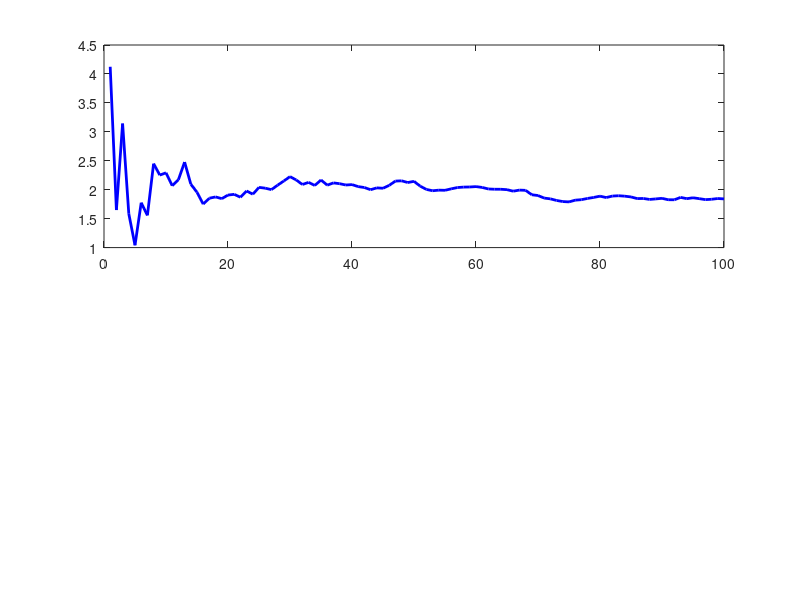

Reproduce this figure in MATLAB. (Note: this script raises an error after producing the figure.)
% Bayesian Online Learning for Linear Regression with Martingale Posterior Updates
clear; clc; rng(42);

% Generate synthetic data (y = X*beta + noise)
n = 100;  % Number of data points
d = 2;    % Number of features
X = [ones(n,1), randn(n, d-1)]; % Feature matrix with bias term
beta_true = [2; -1]; % True parameters
sigma = 0.5; % Noise standard deviation
Y = X * beta_true + sigma * randn(n,1); % Response variable

% Prior (Gaussian)
mu_prior = zeros(d,1);       % Prior mean
Sigma_prior = eye(d);        % Prior covariance

% Initialize posterior
mu_posterior = mu_prior;
Sigma_posterior = Sigma_prior;

% Step-size schedule
epsilon = @(m) 1/(m+1); 

% Sequential Bayesian Updating (Martingale Posterior)
beta_estimates = zeros(d, n); % Store estimates for plotting

for m = 1:n
    X_m = X(m, :);  % New data point
    Y_m = Y(m);     % New observation
    
    % Compute score function s(X, Y, beta)
    residual = Y_m - X_m * mu_posterior; % Prediction error
    score = (1/sigma^2) * X_m' * residual; % Score function
    
    % Update parameter using martingale posterior rule
    mu_posterior = mu_posterior + epsilon(m) * score;
    
    % Store estimate for visualization
    beta_estimates(:, m) = mu_posterior;
end

% Plot posterior evolution
figure;
subplot(2,1,1);
plot(1:n, beta_estimates(1, :), 'b', 'LineWidth', 2); hold on;
yline(beta_true(1), 'r--', 'LineWidth', 2);
xlabel('Iteration'); ylabel('\beta_1 estimate');
title('Evolution of \beta_1');

subplot(2,1,2);
plot(1:n, beta_estimates(2, :), 'b', 'LineWidth', 2); hold on;
yline(beta_true(2), 'r--', 'LineWidth', 2);
xlabel('Iteration'); ylabel('\beta_2 estimate');
title('Evolution of \beta_2');

sgtitle('Martingale Posterior Updates for Bayesian Linear Regression');
